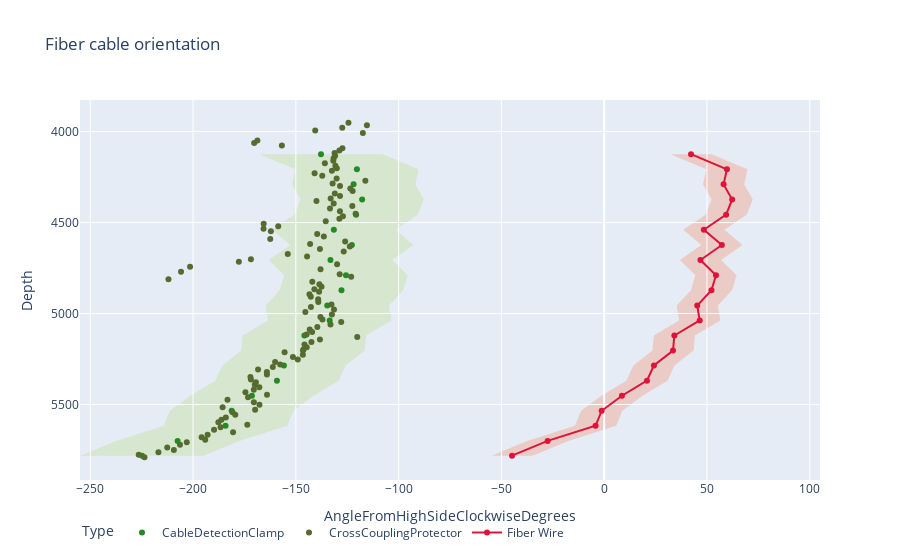

The notebook cell this image was saved under:
### Code cell
fig = go.Figure()

# Add windows
gozone_svg = ''.join([f'M {xy[0][0]+30},{xy[0][1]} ' if xy[1]==0 else f'L{xy[0][0]+30},{xy[0][1]} ' for xy in zip(combined_k.loc[combined_k['type']=='CableDetectionClamp', ['plot_angle','depth']].values,range(combined_k.loc[combined_k['type']=='CableDetectionClamp', ['plot_angle','depth']].shape[0]))])+''.join([f' L{xy[0][0]-30},{xy[0][1]} Z' if xy[1]==0 else f' L{xy[0][0]-30},{xy[0][1]}' for xy in zip(combined_k.loc[combined_k['type']=='CableDetectionClamp', ['plot_angle','depth']].values,range(combined_k.loc[combined_k['type']=='CableDetectionClamp', ['plot_angle','depth']].shape[0]))][::-1])

nogozone_svg = ''.join([f'M {xy[0][0]+10},{xy[0][1]} ' if xy[1]==0 else f'L{xy[0][0]+10},{xy[0][1]} ' for xy in zip(combined_k.loc[combined_k['type']=='CableDetectionClamp', ['fiber_plot_angle','depth']].values,range(combined_k.loc[combined_k['type']=='CableDetectionClamp', ['fiber_plot_angle','depth']].shape[0]))])+''.join([f' L{xy[0][0]-10},{xy[0][1]} Z' if xy[1]==0 else f' L{xy[0][0]-10},{xy[0][1]}' for xy in zip(combined_k.loc[combined_k['type']=='CableDetectionClamp', ['fiber_plot_angle','depth']].values,range(combined_k.loc[combined_k['type']=='CableDetectionClamp', ['fiber_plot_angle','depth']].shape[0]))][::-1])

fig.update_layout(shapes=[dict(type="path", path=gozone_svg, fillcolor='rgba(154,205,50,0.2)', line=dict(width=0), layer='below'), dict(type="path", path=nogozone_svg, fillcolor='rgba(255,69,0,0.2)', line=dict(width=0), layer='below')])

# Add traces
fig.add_trace(go.Scatter(x=combined_k.loc[combined_k['type']=='CableDetectionClamp', 'plot_angle'], y=combined_k.loc[combined_k['type']=='CableDetectionClamp', 'depth'], mode='markers', name='CableDetectionClamp', marker_color='forestgreen', customdata=combined_k.loc[combined_k['type']=='CableDetectionClamp', ['hadware_name', 'angle_rounded']]))

fig.add_trace(go.Scatter(x=combined_k.loc[combined_k['type']=='CrossCouplingProtector', 'plot_angle'], y=combined_k.loc[combined_k['type']=='CrossCouplingProtector', 'depth'], mode='markers', name='CrossCouplingProtector', marker_color='darkolivegreen', customdata=combined_k.loc[combined_k['type']=='CrossCouplingProtector', ['hadware_name', 'angle_rounded']]))

fig.add_trace(go.Scatter(x=combined_k.loc[combined_k['type']=='Centralizer', 'plot_angle'], y=combined_k.loc[combined_k['type']=='Centralizer', 'depth'], mode='markers', name='Centralizer', marker_color='cadetblue', customdata=combined_k.loc[combined_k['type']=='Centralizer', ['hadware_name', 'angle_rounded']]))

# fig.add_trace(go.Scatter(x=combined_k.loc[combined_k['type']=='PERFS', 'plot_angle'], y=combined_k.loc[combined_k['type']=='PERFS', 'depth'], mode='markers', name='PERFS', marker_color='navy', customdata=combined_k.loc[combined_k['type']=='PERFS', ['name', 'angle_rounded']]))

fig.add_trace(go.Scatter(x=combined_k.loc[combined_k['type']=='CableDetectionClamp', 'fiber_plot_angle'], y=combined_k.loc[combined_k['type']=='CableDetectionClamp', 'depth'], mode='lines+markers', name='Fiber Wire', marker_color='crimson', customdata=combined_k.loc[combined_k['type']=='CableDetectionClamp', ['hadware_name', 'fiber_angle_rounded']]))

fig.update_traces(hovertemplate='%{customdata[0]}<br>%{customdata[1]}')
fig.update_xaxes(range=[-255, 105])
fig.update_yaxes(autorange="reversed")
fig.update_layout(hovermode="y", title="Fiber cable orientation", legend_title="Type", legend_orientation="h", template="plotly", yaxis_title="Depth", xaxis_title='AngleFromHighSideClockwiseDegrees')
fig.show()

### Figure 1 — Plotly figure (JSON) as saved in the notebook; plotly's stock layout.template omitted (floating-point values rounded to 4 significant figures; data arrays with more than 128 entries replaced by an {"elided": "..."} marker saying what was removed)
{"data": [{"customdata": [["CDC1", 135], ["CDC2", 152], ["CDC3", 176], ["CDC4", 179], ["CDC5", 189], ["CDC6", 201], ["CDC7", 204], ["CDC8", 213], ["CDC9", 214], ["CDC10", 226], ["CDC11", 225], ["CDC12", 232], ["CDC13", 234], ["CDC14", 227], ["CDC15", 237], ["CDC16", 228], ["CDC17", 239], ["CDC18", 242], ["CDC19", 238], ["CDC20", 240], ["CDC21", 222]], "hovertemplate": "%{customdata[0]}<br>%{customdata[1]}", "marker": {"color": "forestgreen"}, "mode": "markers", "name": "CableDetectionClamp", "type": "scatter", "x": [-224.8, -207.5, -184.2, -181.2, -171.4, -159.2, -155.8, -146.5, -145.8, -133.5, -134.7, -127.8, -125.6, -133.2, -122.7, -131.5, -120.7, -117.7, -121.9, -120.3, -137.8], "y": [5781.0, 5700.0, 5617.0, 5535.0, 5452.0, 5369.0, 5285.0, 5204.0, 5121.0, 5038.0, 4956.0, 4872.0, 4789.0, 4706.0, 4623.0, 4540.0, 4457.0, 4373.0, 4290.0, 4207.0, 4124.0]}, {"customdata": {"elided": "132x2 mixed values"}, "hovertemplate": "%{customdata[0]}<br>%{customdata[1]}", "marker": {"color": "darkolivegreen"}, "mode": "markers", "name": "CrossCouplingProtector", "type": "scatter", "x": {"elided": "132 float values"}, "y": {"elided": "132 float values"}}, {"customdata": [], "hovertemplate": "%{customdata[0]}<br>%{customdata[1]}", "marker": {"color": "cadetblue"}, "mode": "markers", "name": "Centralizer", "type": "scatter", "x": [], "y": []}, {"customdata": [["CDC1", 315], ["CDC2", 332], ["CDC3", 356], ["CDC4", 359], ["CDC5", 9], ["CDC6", 21], ["CDC7", 24], ["CDC8", 33], ["CDC9", 34], ["CDC10", 46], ["CDC11", 45], ["CDC12", 52], ["CDC13", 54], ["CDC14", 47], ["CDC15", 57], ["CDC16", 48], ["CDC17", 59], ["CDC18", 62], ["CDC19", 58], ["CDC20", 60], ["CDC21", 42]], "hovertemplate": "%{customdata[0]}<br>%{customdata[1]}", "marker": {"color": "crimson"}, "mode": "lines+markers", "name": "Fiber Wire", "type": "scatter", "x": [-44.82, -27.51, -4.187, -1.219, 8.642, 20.81, 24.2, 33.48, 34.16, 46.47, 45.28, 52.2, 54.4, 46.84, 57.26, 48.5, 59.33, 62.26, 58.1, 59.72, 42.24], "y": [5781.0, 5700.0, 5617.0, 5535.0, 5452.0, 5369.0, 5285.0, 5204.0, 5121.0, 5038.0, 4956.0, 4872.0, 4789.0, 4706.0, 4623.0, 4540.0, 4457.0, 4373.0, 4290.0, 4207.0, 4124.0]}], "layout": {"hovermode": "y", "legend": {"orientation": "h", "title": {"text": "Type"}}, "shapes": [{"fillcolor": "rgba(154,205,50,0.2)", "layer": "below", "line": {"width": 0}, "path": "M -194.816203377432,5781.215707 L-177.51178934467,5700.151847 L-154.187021279571,5616.858787 L-151.219099900794,5534.689468 L-141.35757951412,5451.870039 L-129.190133185163,5368.740967 L-125.79759278441401,5285.416393 L-116.521291489687,5203.74636 L-115.84336782648799,5120.648915 L-103.526322217222,5038.093002 L-104.71738688174,4955.922728 L-97.797832885724,4871.945316 L-95.59985219204401,4789.149692 L-103.15601959422901,4705.800857 L-92.74039172388399,4623.388741 L-101.50498441177999,4539.530491 L-90.672587041257,4456.56295 L-87.738584763951,4372.974371 L-91.90398793455199,4289.971654 L-90.281486050301,4207.201413 L-107.755151815744,4124.140606  L-167.755151815744,4124.140606 L-150.281486050301,4207.201413 L-151.903987934552,4289.971654 L-147.738584763951,4372.974371 L-150.672587041257,4456.56295 L-161.50498441178,4539.530491 L-152.740391723884,4623.388741 L-163.156019594229,4705.800857 L-155.599852192044,4789.149692 L-157.797832885724,4871.945316 L-164.71738688174,4955.922728 L-163.526322217222,5038.093002 L-175.843367826488,5120.648915 L-176.521291489687,5203.74636 L-185.797592784414,5285.416393 L-189.190133185163,5368.740967 L-201.35757951412,5451.870039 L-211.219099900794,5534.689468 L-214.187021279571,5616.858787 L-237.51178934467,5700.151847 L-254.816203377432,5781.215707 Z", "type": "path"}, {"fillcolor": "rgba(255,69,0,0.2)", "layer": "below", "line": {"width": 0}, "path": "M -34.816203377431975,5781.215707 L-17.511789344669978,5700.151847 L5.812978720428987,5616.858787 L8.780900099206008,5534.689468 L18.642420485879995,5451.870039 L30.809866814836994,5368.740967 L34.20240721558599,5285.416393 L43.478708510313,5203.74636 L44.15663217351201,5120.648915 L56.473677782778,5038.093002 L55.28261311826,4955.922728 L62.202167114275994,4871.945316 L64.40014780795599,4789.149692 L56.84398040577099,4705.800857 L67.25960827611601,4623.388741 L58.495015588220014,4539.530491 L69.327412958743,4456.56295 L72.261415236049,4372.974371 L68.09601206544801,4289.971654 L69.718513949699,4207.201413 L52.244848184256,4124.140606  L32.244848184256,4124.140606 L49.718513949699,4207.201413 L48.09601206544801,4289.971654 L52.261415236049004,4372.974371 L49.327412958743,4456.56295 L38.495015588220014,4539.530491 L47.25960827611601,4623.388741 L36.84398040577099,4705.800857 L44.40014780795599,4789.149692 L42.202167114275994,4871.945316 L35.28261311826,4955.922728 L36.473677782778,5038.093002 L24.15663217351201,5120.648915 L23.478708510312998,5203.74636 L14.202407215585993,5285.416393 L10.809866814836994,5368.740967 L-1.3575795141200047,5451.870039 L-11.219099900793992,5534.689468 L-14.187021279571013,5616.858787 L-37.51178934466998,5700.151847 L-54.816203377431975,5781.215707 Z", "type": "path"}], "title": {"text": "Fiber cable orientation"}, "xaxis": {"range": [-255, 105], "title": {"text": "AngleFromHighSideClockwiseDegrees"}}, "yaxis": {"autorange": "reversed", "title": {"text": "Depth"}}}}
